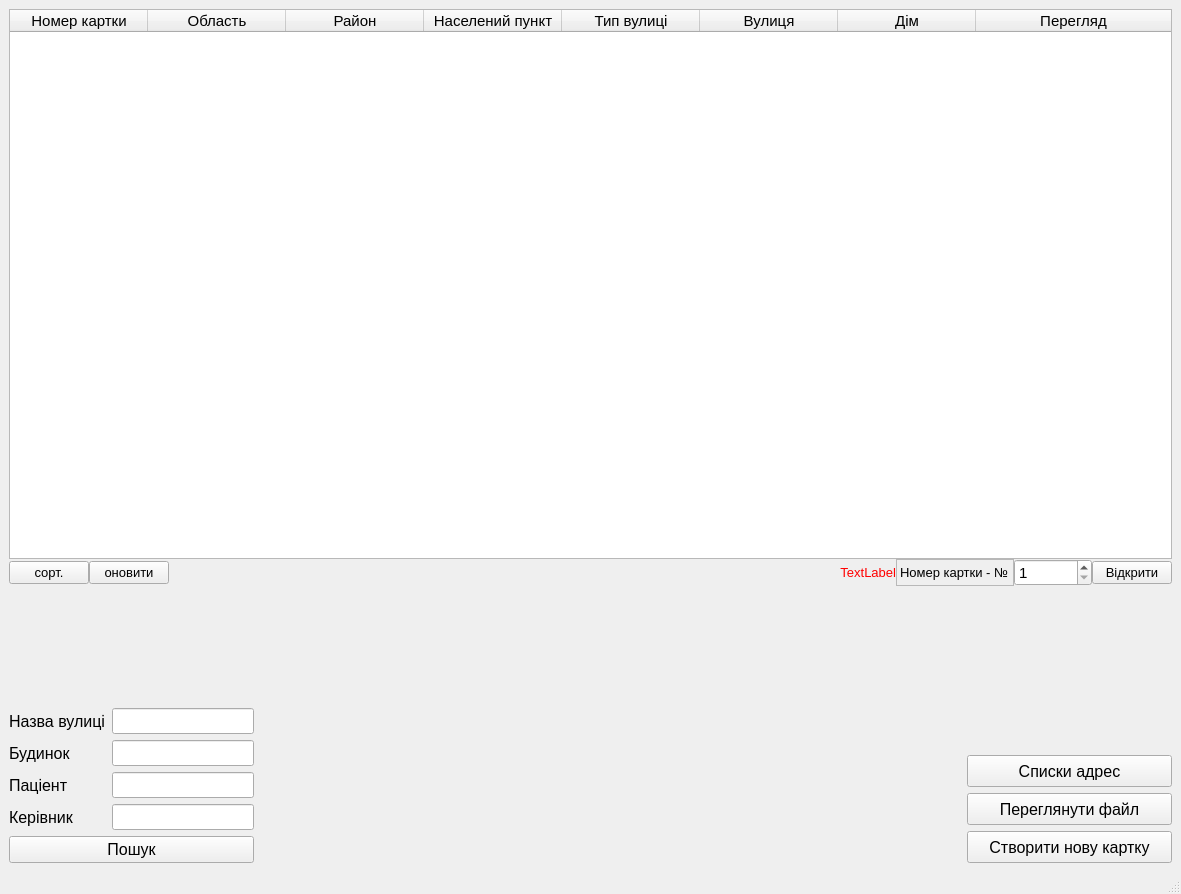
<?xml version="1.0" encoding="UTF-8"?>
<ui version="4.0">
 <class>MainWindow</class>
 <widget class="QMainWindow" name="MainWindow">
  <property name="geometry">
   <rect>
    <x>0</x>
    <y>0</y>
    <width>1181</width>
    <height>894</height>
   </rect>
  </property>
  <property name="windowTitle">
   <string>Картотека</string>
  </property>
  <property name="accessibleName">
   <string/>
  </property>
  <widget class="QWidget" name="centralwidget">
   <layout class="QGridLayout" name="gridLayout_2">
    <item row="0" column="0">
     <layout class="QVBoxLayout" name="verticalLayout">
      <property name="spacing">
       <number>0</number>
      </property>
      <item>
       <widget class="QTableWidget" name="tableWidget">
        <property name="enabled">
         <bool>true</bool>
        </property>
        <property name="sizePolicy">
         <sizepolicy hsizetype="Expanding" vsizetype="Expanding">
          <horstretch>0</horstretch>
          <verstretch>0</verstretch>
         </sizepolicy>
        </property>
        <property name="minimumSize">
         <size>
          <width>0</width>
          <height>550</height>
         </size>
        </property>
        <property name="font">
         <font>
          <pointsize>11</pointsize>
         </font>
        </property>
        <property name="cursor" stdset="0">
         <cursorShape>ArrowCursor</cursorShape>
        </property>
        <property name="focusPolicy">
         <enum>Qt::StrongFocus</enum>
        </property>
        <property name="iconSize">
         <size>
          <width>0</width>
          <height>0</height>
         </size>
        </property>
        <attribute name="horizontalHeaderDefaultSectionSize">
         <number>138</number>
        </attribute>
        <attribute name="horizontalHeaderMinimumSectionSize">
         <number>40</number>
        </attribute>
        <attribute name="horizontalHeaderShowSortIndicator" stdset="0">
         <bool>false</bool>
        </attribute>
        <attribute name="horizontalHeaderStretchLastSection">
         <bool>true</bool>
        </attribute>
        <attribute name="verticalHeaderDefaultSectionSize">
         <number>30</number>
        </attribute>
        <attribute name="verticalHeaderMinimumSectionSize">
         <number>25</number>
        </attribute>
        <column>
         <property name="text">
          <string>Номер картки</string>
         </property>
        </column>
        <column>
         <property name="text">
          <string>Область</string>
         </property>
        </column>
        <column>
         <property name="text">
          <string>Район</string>
         </property>
        </column>
        <column>
         <property name="text">
          <string>Населений пункт</string>
         </property>
        </column>
        <column>
         <property name="text">
          <string>Тип вулиці</string>
         </property>
        </column>
        <column>
         <property name="text">
          <string>Вулиця</string>
         </property>
        </column>
        <column>
         <property name="text">
          <string>Дім</string>
         </property>
        </column>
        <column>
         <property name="text">
          <string>Перегляд</string>
         </property>
        </column>
       </widget>
      </item>
      <item>
       <layout class="QHBoxLayout" name="horizontalLayout">
        <item>
         <widget class="QPushButton" name="sortButton">
          <property name="font">
           <font>
            <pointsize>10</pointsize>
           </font>
          </property>
          <property name="text">
           <string>сорт.</string>
          </property>
         </widget>
        </item>
        <item>
         <widget class="QPushButton" name="updateButton">
          <property name="font">
           <font>
            <pointsize>10</pointsize>
           </font>
          </property>
          <property name="text">
           <string>оновити</string>
          </property>
         </widget>
        </item>
        <item>
         <spacer name="horizontalSpacer">
          <property name="orientation">
           <enum>Qt::Horizontal</enum>
          </property>
          <property name="sizeHint" stdset="0">
           <size>
            <width>40</width>
            <height>20</height>
           </size>
          </property>
         </spacer>
        </item>
        <item>
         <widget class="QLabel" name="error_card_id">
          <property name="font">
           <font>
            <pointsize>10</pointsize>
           </font>
          </property>
          <property name="styleSheet">
           <string notr="true">color: rgb(255, 0, 0);</string>
          </property>
          <property name="text">
           <string>TextLabel</string>
          </property>
          <property name="alignment">
           <set>Qt::AlignRight|Qt::AlignTrailing|Qt::AlignVCenter</set>
          </property>
         </widget>
        </item>
        <item>
         <layout class="QGridLayout" name="gridLayout_4" columnstretch="0,0,0">
          <property name="leftMargin">
           <number>0</number>
          </property>
          <property name="topMargin">
           <number>0</number>
          </property>
          <property name="rightMargin">
           <number>0</number>
          </property>
          <property name="bottomMargin">
           <number>0</number>
          </property>
          <property name="horizontalSpacing">
           <number>0</number>
          </property>
          <property name="verticalSpacing">
           <number>6</number>
          </property>
          <item row="0" column="0">
           <widget class="QLabel" name="label_2">
            <property name="font">
             <font>
              <pointsize>10</pointsize>
             </font>
            </property>
            <property name="frameShape">
             <enum>QFrame::StyledPanel</enum>
            </property>
            <property name="text">
             <string>Номер картки - №</string>
            </property>
           </widget>
          </item>
          <item row="0" column="1">
           <widget class="QSpinBox" name="spinBox">
            <property name="minimumSize">
             <size>
              <width>60</width>
              <height>0</height>
             </size>
            </property>
            <property name="font">
             <font>
              <pointsize>11</pointsize>
             </font>
            </property>
            <property name="minimum">
             <number>1</number>
            </property>
            <property name="maximum">
             <number>100000</number>
            </property>
           </widget>
          </item>
          <item row="0" column="2">
           <widget class="QPushButton" name="openButton">
            <property name="font">
             <font>
              <pointsize>10</pointsize>
             </font>
            </property>
            <property name="text">
             <string>Відкрити</string>
            </property>
           </widget>
          </item>
         </layout>
        </item>
       </layout>
      </item>
     </layout>
    </item>
    <item row="2" column="0">
     <layout class="QHBoxLayout" name="horizontalLayout_2">
      <item>
       <layout class="QGridLayout" name="gridLayout">
        <item row="1" column="0">
         <widget class="QLabel" name="label_5">
          <property name="font">
           <font>
            <pointsize>12</pointsize>
           </font>
          </property>
          <property name="text">
           <string>Будинок</string>
          </property>
          <property name="margin">
           <number>2</number>
          </property>
         </widget>
        </item>
        <item row="1" column="1">
         <widget class="QLineEdit" name="search_house">
          <property name="sizePolicy">
           <sizepolicy hsizetype="Fixed" vsizetype="Fixed">
            <horstretch>0</horstretch>
            <verstretch>0</verstretch>
           </sizepolicy>
          </property>
          <property name="font">
           <font>
            <pointsize>11</pointsize>
           </font>
          </property>
          <property name="text">
           <string/>
          </property>
          <property name="maxLength">
           <number>10</number>
          </property>
         </widget>
        </item>
        <item row="2" column="0">
         <widget class="QLabel" name="label_6">
          <property name="font">
           <font>
            <pointsize>12</pointsize>
           </font>
          </property>
          <property name="text">
           <string>Паціент</string>
          </property>
          <property name="margin">
           <number>2</number>
          </property>
         </widget>
        </item>
        <item row="0" column="1">
         <widget class="QLineEdit" name="search_street">
          <property name="sizePolicy">
           <sizepolicy hsizetype="Fixed" vsizetype="Fixed">
            <horstretch>0</horstretch>
            <verstretch>0</verstretch>
           </sizepolicy>
          </property>
          <property name="font">
           <font>
            <pointsize>11</pointsize>
           </font>
          </property>
          <property name="maxLength">
           <number>20</number>
          </property>
         </widget>
        </item>
        <item row="0" column="0">
         <widget class="QLabel" name="label_4">
          <property name="font">
           <font>
            <pointsize>12</pointsize>
           </font>
          </property>
          <property name="text">
           <string>Назва вулиці</string>
          </property>
          <property name="margin">
           <number>2</number>
          </property>
         </widget>
        </item>
        <item row="2" column="1">
         <widget class="QLineEdit" name="search_patient">
          <property name="sizePolicy">
           <sizepolicy hsizetype="Fixed" vsizetype="Fixed">
            <horstretch>0</horstretch>
            <verstretch>0</verstretch>
           </sizepolicy>
          </property>
          <property name="font">
           <font>
            <pointsize>11</pointsize>
           </font>
          </property>
          <property name="maxLength">
           <number>20</number>
          </property>
         </widget>
        </item>
        <item row="3" column="0">
         <widget class="QLabel" name="label_7">
          <property name="font">
           <font>
            <pointsize>12</pointsize>
           </font>
          </property>
          <property name="text">
           <string>Керівник</string>
          </property>
          <property name="margin">
           <number>2</number>
          </property>
         </widget>
        </item>
        <item row="3" column="1">
         <widget class="QLineEdit" name="search_manager">
          <property name="sizePolicy">
           <sizepolicy hsizetype="Fixed" vsizetype="Fixed">
            <horstretch>0</horstretch>
            <verstretch>0</verstretch>
           </sizepolicy>
          </property>
          <property name="font">
           <font>
            <pointsize>11</pointsize>
           </font>
          </property>
          <property name="maxLength">
           <number>20</number>
          </property>
         </widget>
        </item>
        <item row="4" column="0" colspan="2">
         <widget class="QPushButton" name="searchButton">
          <property name="font">
           <font>
            <pointsize>12</pointsize>
           </font>
          </property>
          <property name="text">
           <string>Пошук</string>
          </property>
         </widget>
        </item>
       </layout>
      </item>
      <item>
       <spacer name="horizontalSpacer_2">
        <property name="orientation">
         <enum>Qt::Horizontal</enum>
        </property>
        <property name="sizeHint" stdset="0">
         <size>
          <width>40</width>
          <height>20</height>
         </size>
        </property>
       </spacer>
      </item>
      <item>
       <layout class="QVBoxLayout" name="verticalLayout_2">
        <item>
         <spacer name="verticalSpacer">
          <property name="orientation">
           <enum>Qt::Vertical</enum>
          </property>
          <property name="sizeHint" stdset="0">
           <size>
            <width>20</width>
            <height>40</height>
           </size>
          </property>
         </spacer>
        </item>
        <item>
         <widget class="QPushButton" name="address_listsButton">
          <property name="minimumSize">
           <size>
            <width>170</width>
            <height>32</height>
           </size>
          </property>
          <property name="font">
           <font>
            <pointsize>12</pointsize>
           </font>
          </property>
          <property name="text">
           <string>Списки адрес</string>
          </property>
         </widget>
        </item>
        <item>
         <widget class="QPushButton" name="view_fileButton">
          <property name="minimumSize">
           <size>
            <width>170</width>
            <height>32</height>
           </size>
          </property>
          <property name="font">
           <font>
            <pointsize>12</pointsize>
           </font>
          </property>
          <property name="text">
           <string>Переглянути файл</string>
          </property>
         </widget>
        </item>
        <item>
         <widget class="QPushButton" name="pushButton">
          <property name="minimumSize">
           <size>
            <width>205</width>
            <height>32</height>
           </size>
          </property>
          <property name="font">
           <font>
            <pointsize>12</pointsize>
           </font>
          </property>
          <property name="text">
           <string>Cтворити нову картку</string>
          </property>
         </widget>
        </item>
       </layout>
      </item>
     </layout>
    </item>
    <item row="1" column="0">
     <spacer name="verticalSpacer_3">
      <property name="orientation">
       <enum>Qt::Vertical</enum>
      </property>
      <property name="sizeHint" stdset="0">
       <size>
        <width>20</width>
        <height>40</height>
       </size>
      </property>
     </spacer>
    </item>
   </layout>
  </widget>
  <widget class="QMenuBar" name="menubar">
   <property name="geometry">
    <rect>
     <x>0</x>
     <y>0</y>
     <width>1181</width>
     <height>21</height>
    </rect>
   </property>
   <property name="contextMenuPolicy">
    <enum>Qt::DefaultContextMenu</enum>
   </property>
   <property name="accessibleName">
    <string>fff</string>
   </property>
  </widget>
  <widget class="QStatusBar" name="statusbar"/>
 </widget>
 <resources/>
 <connections/>
</ui>
